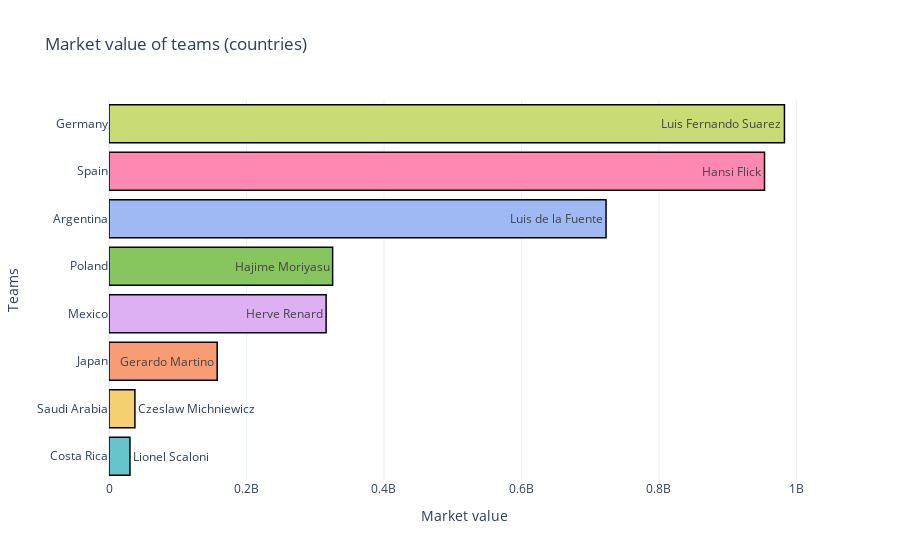

Notebook cell for this chart:
### Code cell
trace1 = go.Bar(
                x = teams_grpd_value.Market_value,
                y = teams_grpd_value.Team_Name,
                marker = dict(color = ['rgb(102, 197, 204)', 'rgb(246, 207, 113)', 'rgb(248, 156, 116)', 'rgb(220, 176, 242)', 'rgb(135, 197, 95)', 'rgb(158, 185, 243)', 'rgb(254, 136, 177)', 'rgb(201, 219, 116)'],
                line=dict(color='rgb(0,0,0)',width=1.5)),
                text = teams.Coach,
                orientation='h')

data = [trace1]
layout = go.Layout(barmode = "group")
fig3 = go.Figure(data = data, layout = layout)
fig3.update_layout(
    title="Market value of teams (countries)",
    xaxis_title="Market value",
    yaxis_title="Teams",
    template = "plotly_white"
)
iplot(fig3)

### Figure 1 — Plotly figure (JSON) as saved in the notebook; plotly's stock layout.template omitted (floating-point values rounded to 4 significant figures)
{"data": [{"marker": {"color": ["rgb(102, 197, 204)", "rgb(246, 207, 113)", "rgb(248, 156, 116)", "rgb(220, 176, 242)", "rgb(135, 197, 95)", "rgb(158, 185, 243)", "rgb(254, 136, 177)", "rgb(201, 219, 116)"], "line": {"color": "rgb(0,0,0)", "width": 1.5}}, "orientation": "h", "text": ["Lionel Scaloni", "Czeslaw Michniewicz", "Gerardo Martino", "Herve Renard", "Hajime Moriyasu", "Luis de la Fuente", "Hansi Flick", "Luis Fernando Suarez"], "x": [30475000, 37675000, 157350000, 315800000, 325300000, 723000000, 953500000, 982500000], "y": ["Costa Rica", "Saudi Arabia", "Japan", "Mexico", "Poland", "Argentina", "Spain", "Germany"], "type": "bar"}], "layout": {"barmode": "group", "title": {"text": "Market value of teams (countries)"}, "xaxis": {"title": {"text": "Market value"}}, "yaxis": {"title": {"text": "Teams"}}}}
